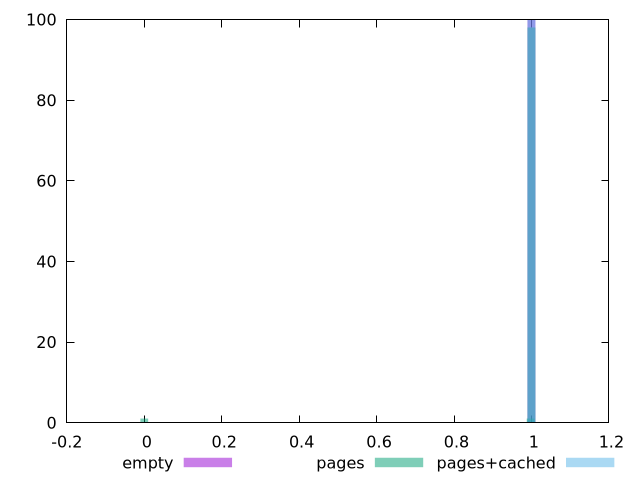

Generate this figure with gnuplot:
$_empty <<EOF
0.9999993380488859 100
EOF
$_pages <<EOF
0.9979089844335859 1
0.9999993380488859 98
0 1
EOF
$_pagesCached <<EOF
0.9999993380488859 100
EOF
set key outside below
set terminal pngcairo
set output "report_00005_2020-11-02T22-26-11.212Z/estimated-input-latency/estimated-input-latency_empty_pages_pages+cached+hist.png"
set boxwidth 0.019999986760977716
set style fill transparent solid 0.5 noborder
set yrange [0:100]
plot $_empty title "empty" with boxes ,$_pages title "pages" with boxes ,$_pagesCached title "pages+cached" with boxes ,
